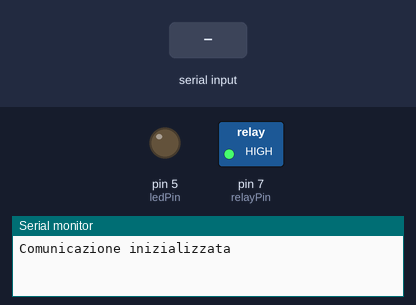
A sketch run on a simulated Arduino Uno, built with avr-gcc and run on an emulated ATmega328P. On the bench: switched loads named in the sketch (green lamp = pin HIGH), output pins drawn as LEDs (lit = HIGH), the last lines printed to the serial monitor. The test bench sets the inputs (shaded band).

Above: at 1.2 s.
1.3 s: "H" received over the second serial link
At 1.9 s:
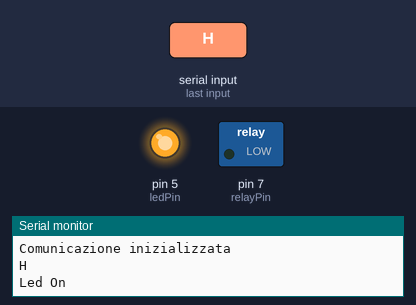
3.0 s: "L" received over the second serial link
At 4.5 s:
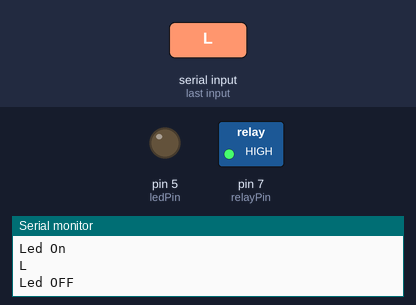
Timing chart, 0 to 6.0 s (numbered marks = the images above; inputs shaded):
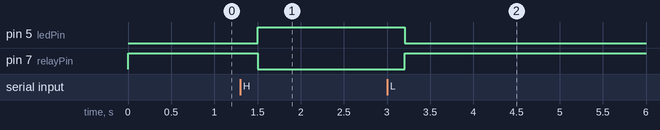

The sketch:

bluetooth_relay.ino
```cpp
#include <SoftwareSerial.h>

int rxPin = 2;
int txPin = 3;
int ledPin = 5;
int relayPin = 7;

String message;

SoftwareSerial bluetooth(rxPin, txPin);

void setup()
{
  Serial.begin(9600);
  bluetooth.begin(9600);
  Serial.println("Comunicazione inizializzata");

  pinMode(ledPin, OUTPUT);
  pinMode(relayPin, OUTPUT);
  digitalWrite(relayPin, HIGH);
}
void loop()
{
  if(bluetooth.available()){
    message+=char(bluetooth.read());
    Serial.println(message);
    delay(100);
  }
  if(!bluetooth.available()){
    //bluetooth.write("response from arduino");
    delay(100);
    if(message!=""){
      if(message == "H"){
        digitalWrite(ledPin, HIGH);
        digitalWrite(relayPin, LOW);
        bluetooth.write("H");
        Serial.println("Led On");
        message = "";
      }
      else if(message == "L"){
        digitalWrite(ledPin, LOW);
        digitalWrite(relayPin, HIGH);
        bluetooth.write("L");
        Serial.println("Led OFF");
        message = "";
      }
    }
  }
}
```

Measured:
- after the input at 1.3 s, pin 5 (ledPin): LOW → HIGH after 0.20 s; pin 7 (relayPin): HIGH → LOW after 0.20 s
- after the input at 3.0 s, pin 5 (ledPin): HIGH → LOW after 0.20 s; pin 7 (relayPin): LOW → HIGH after 0.20 s
